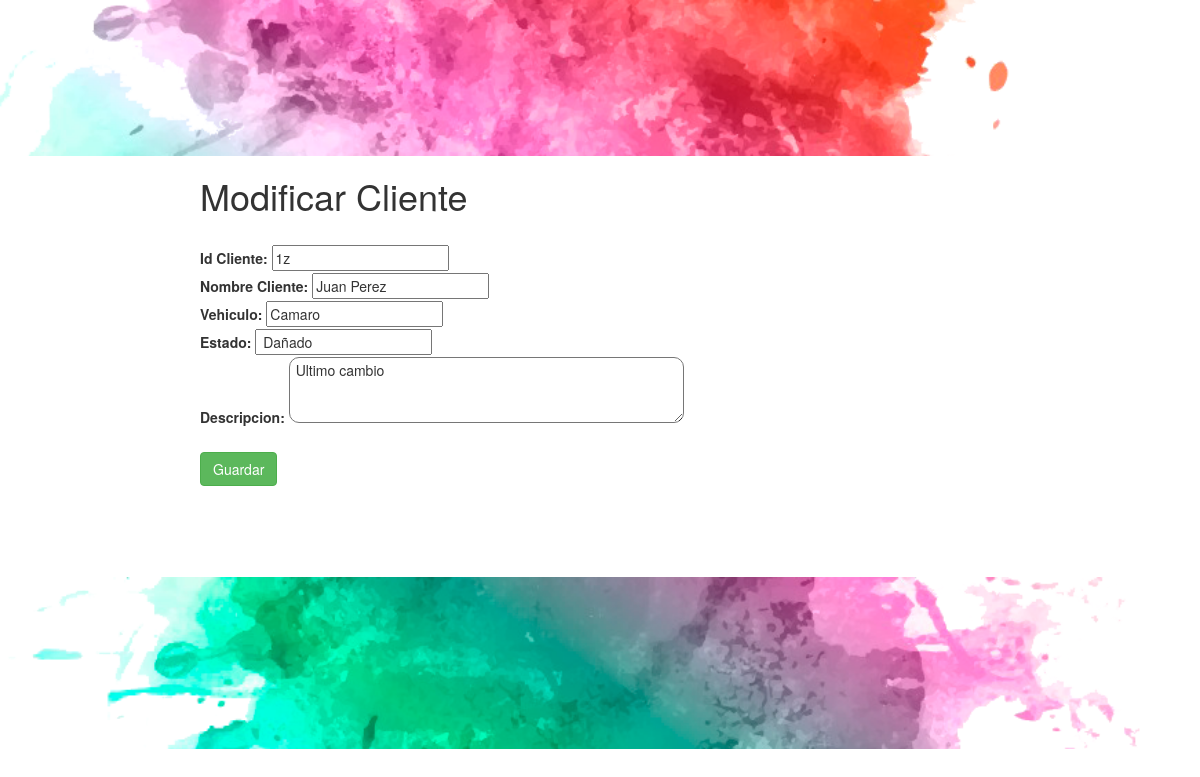
Screenshot of /modif_prod1.php?no=1 with the database file from the repository.
### tables this page shows
CREATE TABLE IF NOT EXISTS `clientes` (
  `no` int(11) NOT NULL AUTO_INCREMENT,
  `id_cliente` varchar(20) NOT NULL,
  `clientenombre` varchar(30) NOT NULL,
  `vehiculo` varchar(30) NOT NULL,
  `estado` varchar(30) NOT NULL,
  `descripcion` text NOT NULL,
  PRIMARY KEY (`no`)
);

### modif_prod1.php (the view, shortened to what this page needs)
<?php
  $consulta=ConsultarProducto($_GET['no']);
  function ConsultarProducto($no_prod)
  {
    $sentencia="SELECT * FROM clientes WHERE no='".$no_prod."' ";
    $resultado=mysql_query($sentencia) or die (mysql_error());
    $filas=mysql_fetch_assoc($resultado);
    return [
      $filas['id_cliente'],
      $filas['clientenombre'],
      $filas['vehiculo'],
      $filas['estado'],
      $filas['descripcion']
    ];
  }
?>
<!DOCTYPE html>
<html>
<head>
<link href="css/bootstrap.css" rel="stylesheet" type="text/css">
</head>
<body>
<div class="todo">
  <div id="cabecera">
  	<img src="images/swirl.png" width="1188" id="img1">
  </div>
  <div id="contenido">
  	<div style="margin: auto; width: 800px; border-collapse: separate; border-spacing: 10px 5px;">
  		<span> <h1>Modificar Cliente</h1> </span>
  		<br>
	  <form action="modif_prod2.php" method="POST" style="border-collapse: separate; border-spacing: 10px 5px;">
  		<label>Id Cliente: </label>
  		<input type="text" id="id_cliente" name="id_cliente"; value="<?php echo $consulta[0] ?>" ><br>
  		<label>Nombre Cliente: </label>
  		<input type="text" id="nombrecliente" name="nombrecliente" value="<?php echo $consulta[1] ?>"><br>
		<label>Vehiculo: </label>
  		<input type="text" id="vehiculo" name="vehiculo" value="<?php echo $consulta[2] ?>"><br>
		<label>Estado: </label>
  		<input type="text" id="estado" name="estado" value="<?php echo $consulta[3] ?>"><br>
  		<label>Descripcion: </label>
  		<textarea style="border-radius: 10px;" rows="3" cols="50" name="descripcion"> <?php echo $consulta[4] ?> </textarea><br>
  		<br>
  		<button type="submit" class="btn btn-success">Guardar</button>
     </form>
  	</div>
  </div>
	<div id="footer">
  		<img src="images/swirl2.png" id="img2">
  	</div>
</div>
</body>
</html>

### css/mycss.css (style rules this page uses)
#cabecera { opacity: 1; text-align: center; }
#contenido { min-height: 401px; }
#img1 { height: 20%; width: 100%; }
#img2 { height: 30%; width: 100%; }

### rows the page displays
clientes: id_cliente "1z", nombrecliente "Juan Perez", vehiculo "Camaro", estado "Dañado", descripcion "Ultimo cambio"
